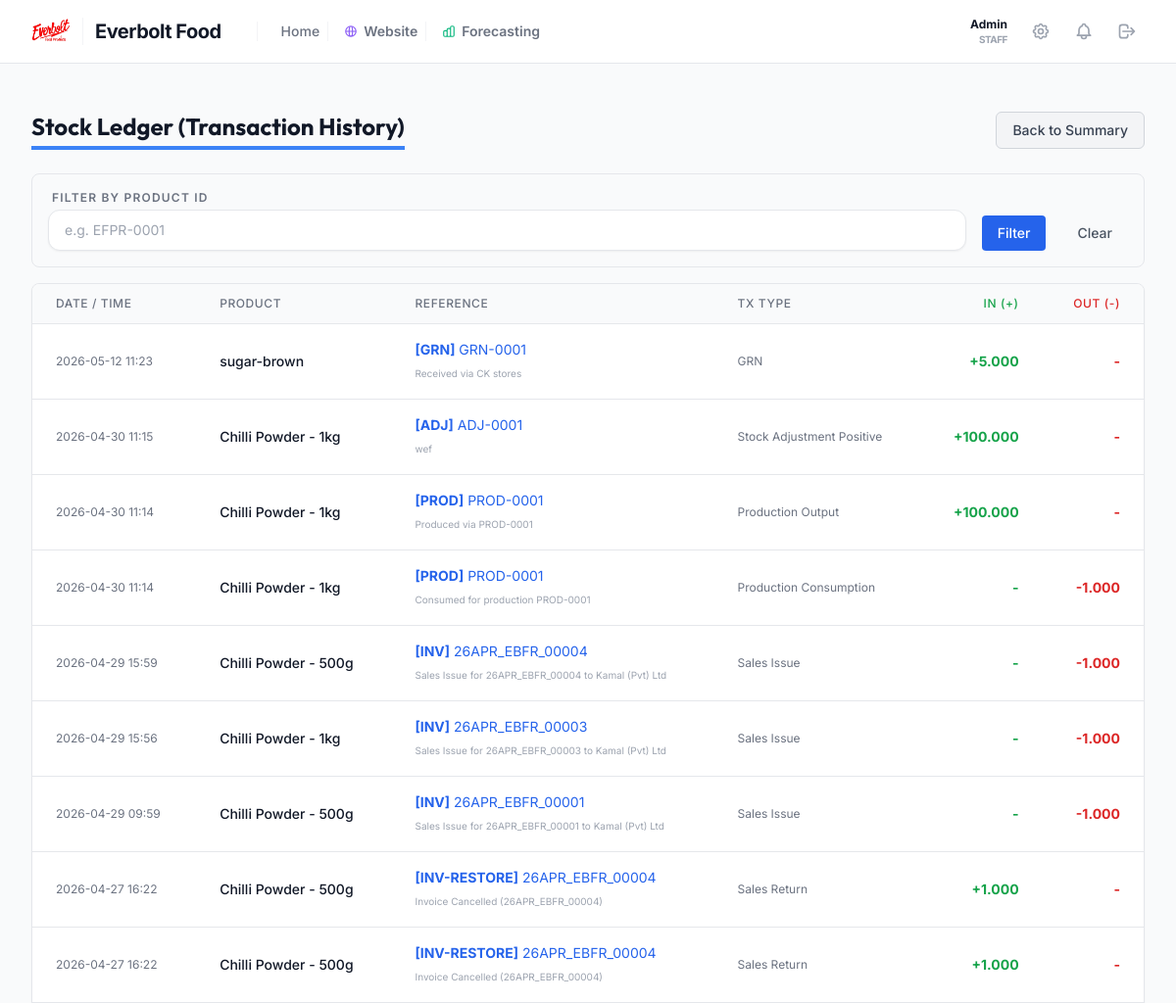
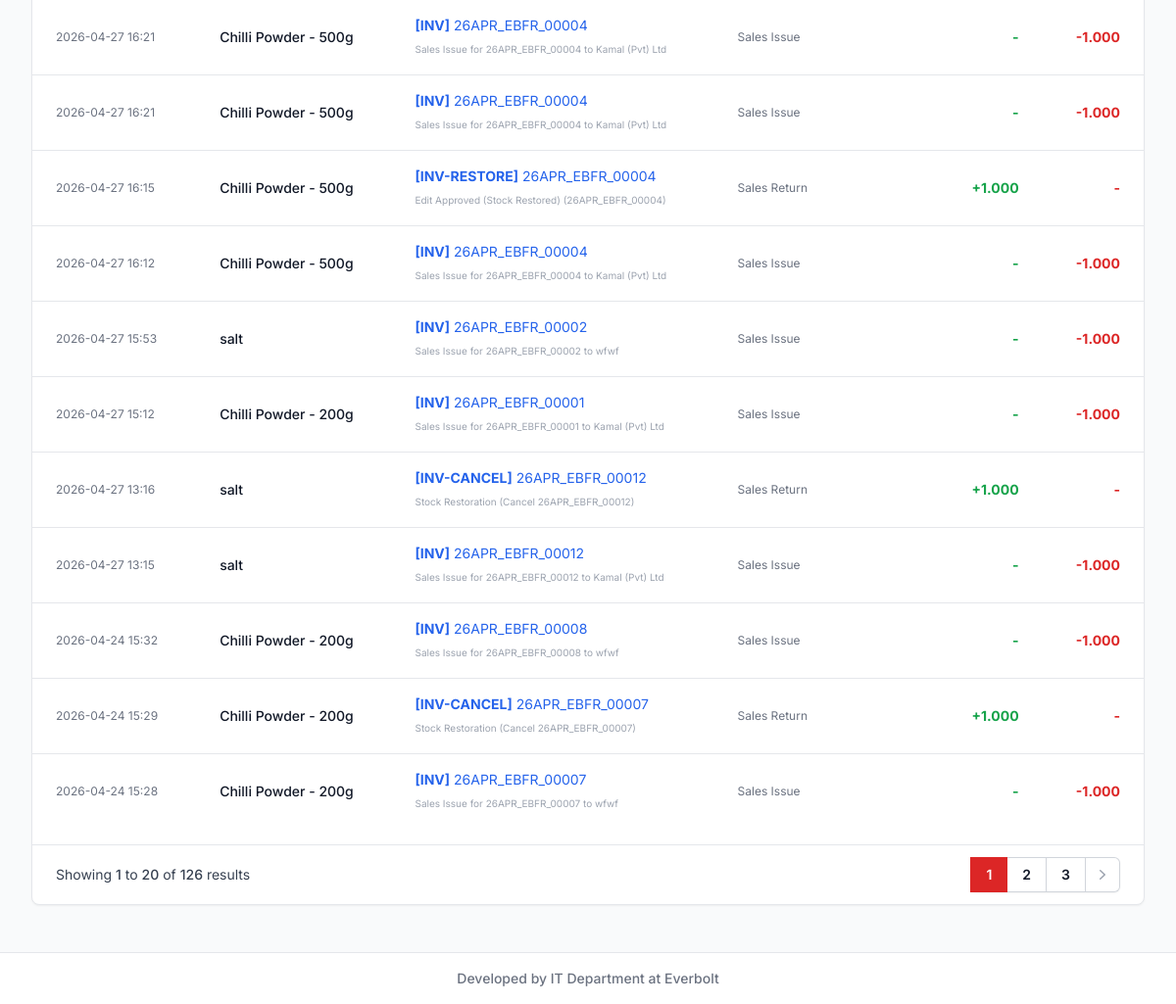
Page /inventory/stock-ledger/ (signed in) on the committed database (2 pictures, top to bottom).
### users/models.py (models this page shows, shortened)
class User(AbstractUser):
    role = models.ForeignKey(Role, on_delete=models.PROTECT, related_name="users")
    contact_number = models.CharField(max_length=20, blank=True, null=True)
    assigned_area = models.CharField(max_length=100, blank=True, null=True)
    is_delivery_officer = models.BooleanField(default=False, verbose_name="Is a Delivery Officer?", help_text="User can be assigned to deliver orders.")
    monthly_target = models.DecimalField(max_digits=12, decimal_places=2, default=0.00, help_text="Monthly sales target (Ex-VAT) for this officer.")
    can_set_targets = models.BooleanField(default=False, verbose_name="Can Set Sales Targets?", help_text="Allow this user to access the Analytics Target Management page.")
    can_view_all_sales_performance = models.BooleanField(default=False, verbose_name="Can View All Sales Performance?", help_text="Allow this user to view other sales officers' performance in the analytics dashboard.")
    receive_email_alerts = models.BooleanField(default=True, verbose_name="Receive Email Alerts", help_text="Receive email notifications for approvals and alerts.")
    def is_admin(self):
        if self.role:
            return self.is_superuser or (self.role.name == 'Administrator' and self.role.is_system)
        return self.is_superuser
    @property
    def unread_notifications(self):
        return getattr(self, 'notifications', None) and self.notifications.filter(is_read=False).order_by('-created_at') or []
    @property
    def recent_notifications(self):
        return getattr(self, 'notifications', None) and self.notifications.order_by('-created_at')[:20] or []
    def has_perm(self, perm, obj=None):
        if self.is_admin():
            return True
        return super().has_perm(perm, obj)

### inventory/models.py (models this page shows, shortened)
class StockLedger(models.Model):
    class TransactionTypes(models.TextChoices):
        OPENING = 'OPENING', 'Opening Stock'
        GRN = 'GRN', 'GRN'
        PROD_CONS = 'PROD_CONS', 'Production Consumption'
        PROD_OUT = 'PROD_OUT', 'Production Output'
        SALES_ISS = 'SALES_ISS', 'Sales Issue'
        SALES_RET = 'SALES_RET', 'Sales Return'
        PURC_RET = 'PURC_RET', 'Purchase Return'
        ADJ_POS = 'ADJ_POS', 'Stock Adjustment Positive'
        ADJ_NEG = 'ADJ_NEG', 'Stock Adjustment Negative'
    product = models.ForeignKey(Product, on_delete=models.CASCADE, related_name='ledger_entries')
    date = models.DateTimeField(auto_now_add=True)
    tx_type = models.CharField(max_length=20, choices=TransactionTypes.choices)
    qty_in = models.DecimalField(max_digits=12, decimal_places=3, default=0.000)
    qty_out = models.DecimalField(max_digits=12, decimal_places=3, default=0.000)
    reference_type = models.CharField(max_length=50) # e.g. 'GRN', 'PROD', 'INV', 'SYS'
    reference_id = models.IntegerField(null=True, blank=True)
    reference_number = models.CharField(max_length=100)
    remarks = models.CharField(max_length=255, blank=True, null=True)
    user = models.ForeignKey(settings.AUTH_USER_MODEL, on_delete=models.SET_NULL, null=True, blank=True)

class Product(models.Model):
    class BrandChoices(models.TextChoices):
        EVERBOLT = 'Everbolt', 'Everbolt'
        EVERLEAF = 'Everleaf', 'Everleaf'
    class CategoryChoices(models.TextChoices):
        CONFECTIONERY = 'Confectionery', 'Confectionery'
        DRIED_FRUITS = 'Dried Fruits', 'Dried Fruits'
        DRIED_VEGETABLES = 'Dried Vegetables', 'Dried Vegetables'
        SPICES = 'Spices', 'Spices'
        TEA = 'Tea', 'Tea'
        KITHUL = 'Kithul', 'Kithul'
    class TeaTypeChoices(models.TextChoices):
        HERBAL_TEA = 'Herbal Tea', 'Herbal Tea'
        ARTISAN_TEA = 'Artisan Tea', 'Artisan Tea'
        FLAVORED_TEA = 'Flavored Tea', 'Flavored Tea'
        BLACK_TEA = 'Black Tea', 'Black Tea'
        GREEN_TEA = 'Green Tea', 'Green Tea'
        CATERING_TEA = 'Catering Tea', 'Catering Tea'
    class UnitTypes(models.TextChoices):
        PCS = 'pcs', 'pcs'
        BOX = 'box', 'box'
        PACK = 'pack', 'pack'
        KG = 'Kg', 'Kg'
        G = 'g', 'g'
        ML = 'ml', 'ml'
        L = 'l', 'l'
    class ProductTypes(models.TextChoices):
        DIRECT_PACKING = 'Direct Packing', 'Direct Packing'
        BLENDED_TEA = 'Blended Tea Products', 'Blended Tea Products'
        CONFECTIONERY_PACKING = 'Confectionery Packing', 'Confectionery Packing'
        REPACKING = 'Repacking', 'Repacking'
        TRADING = 'Trading Products', 'Trading Products'
    class InventoryClasses(models.TextChoices):
        RAW = 'RAW', 'Raw Material'
        PACKAGING = 'PACKAGING', 'Packaging Material'
        FINISHED = 'FINISHED', 'Finished Good'
        SEMI_FINISHED = 'SEMI_FINISHED', 'Semi-Finished Good'
        CONSUMABLE = 'CONSUMABLE', 'Consumable'
    product_id = models.CharField(max_length=50, unique=True, blank=True)
    name = models.CharField(max_length=200)
    brand = models.CharField(max_length=50, default=BrandChoices.EVERBOLT)
    category = models.CharField(max_length=50, default=CategoryChoices.CONFECTIONERY)
    tea_type = models.CharField(max_length=50, choices=TeaTypeChoices.choices, blank=True, null=True)
    packet_size = models.CharField(max_length=100, blank=True, null=True)
    stock_unit = models.CharField(max_length=20, choices=UnitTypes.choices, default=UnitTypes.PCS)
    selling_unit = models.CharField(max_length=20, choices=UnitTypes.choices, default=UnitTypes.PCS)
    inventory_class = models.CharField(max_length=50, choices=InventoryClasses.choices, default=InventoryClasses.FINISHED)
    product_type = models.CharField(max_length=50, default=ProductTypes.DIRECT_PACKING, verbose_name="Production Type")
    track_stock = models.BooleanField(default=True)
    allow_negative_stock = models.BooleanField(default=False)
    reorder_level = models.DecimalField(max_digits=12, decimal_places=3, default=0.000)
    reorder_notified = models.BooleanField(default=False, help_text="True if a low-stock notification has already been sent")
    minimum_stock = models.DecimalField(max_digits=12, decimal_places=3, default=0.000)
    selling_price = models.DecimalField(max_digits=12, decimal_places=5)
    price_tier_100 = models.DecimalField(max_digits=12, decimal_places=5, null=True, blank=True, help_text="Price for <= 100 pcs")
    price_tier_250 = models.DecimalField(max_digits=12, decimal_places=5, null=True, blank=True, help_text="Price for <= 250 pcs")
    price_tier_500 = models.DecimalField(max_digits=12, decimal_places=5, null=True, blank=True, help_text="Price for >= 500 pcs")
    custom_load_price = models.DecimalField(max_digits=12, decimal_places=5, null=True, blank=True)
    tax_rate = models.DecimalField(max_digits=5, decimal_places=2, default=18.00) # Fixed 18% generic tax
    status = models.BooleanField(default=True, help_text="True if active")
    current_stock = models.DecimalField(max_digits=12, decimal_places=3, default=0.000, help_text="Cached balance from StockLedger")

### inventory/views.py (the view)
# urls.py: path('stock-ledger/', views.StockLedgerView.as_view(), name='stock_ledger'),
class StockLedgerView(LoginRequiredMixin, ERPPermissionRequiredMixin, ListView):
    model = StockLedger
    template_name = 'inventory/stock_ledger.html'
    context_object_name = 'entries'
    paginate_by = 20
    ordering = ['-date']
    permission_required = 'inventory.view_product'
    def get_queryset(self):
        qs = super().get_queryset()
        query = self.request.GET.get('product')
        if query:
            qs = qs.filter(
                Q(product__product_id__icontains=query) |
                Q(product__name__icontains=query)
            )
        return qs

### inventory/templates/inventory/stock_ledger.html (shortened to what this page needs)
{% extends 'layouts/base.html' %}
{% block content %}
<div class="px-4 py-6 sm:px-0">
    <div class="flex justify-between items-center mb-6">
        <h1 class="text-2xl font-bold text-gray-900 border-b-4 border-blue-500 inline-block pb-1">Stock Ledger (Transaction History)</h1>
        <div class="flex space-x-2">
             <a href="{% url 'stock_summary' %}" class="bg-gray-100 hover:bg-gray-200 border border-gray-300 rounded-md px-4 py-2 text-gray-700 text-sm font-medium">Back to Summary</a>
        </div>
    </div>
    <div class="bg-gray-50 p-4 rounded-lg mb-4 border border-gray-200">
        <form method="get" class="flex gap-4 items-end">
            <div class="flex-grow">
                <label class="block text-xs font-semibold text-gray-500 uppercase mb-1">Filter by Product ID</label>
                <input type="text" name="product" value="{{ request.GET.product }}" placeholder="e.g. EFPR-0001" class="w-full px-3 py-2 border border-gray-300 rounded focus:ring-blue-500 focus:border-blue-500 sm:text-sm">
            </div>
            <button type="submit" class="bg-blue-600 hover:bg-blue-700 text-white px-4 py-2 rounded text-sm font-medium">Filter</button>
            <a href="{% url 'stock_ledger' %}" class="px-4 py-2 text-sm font-medium text-gray-600 hover:text-gray-900">Clear</a>
        </form>
    </div>
    <div class="bg-white shadow-sm rounded-lg border border-gray-200 overflow-hidden">
        <div class="overflow-x-auto">
            <table class="min-w-full divide-y divide-gray-200">
                <thead class="bg-gray-50">
                    <tr>
                        <th scope="col" class="px-6 py-3 text-left text-xs font-medium text-gray-500 uppercase tracking-wider">Date / Time</th>
                        <th scope="col" class="px-6 py-3 text-left text-xs font-medium text-gray-500 uppercase tracking-wider">Product</th>
                        <th scope="col" class="px-6 py-3 text-left text-xs font-medium text-gray-500 uppercase tracking-wider">Reference</th>
                        <th scope="col" class="px-6 py-3 text-left text-xs font-medium text-gray-500 uppercase tracking-wider">Tx Type</th>
                        <th scope="col" class="px-6 py-3 text-right text-xs font-medium text-gray-500 uppercase tracking-wider text-green-600">IN (+)</th>
                        <th scope="col" class="px-6 py-3 text-right text-xs font-medium text-gray-500 uppercase tracking-wider text-red-600">OUT (-)</th>
                    </tr>
                </thead>
                <tbody class="bg-white divide-y divide-gray-200">
                    {% for entry in entries %}
                    <tr class="hover:bg-gray-50 transition-colors">
                        <td class="px-6 py-4 whitespace-nowrap text-xs text-gray-500">{{ entry.date|date:"Y-m-d H:i" }}</td>
                        <td class="px-6 py-4 whitespace-nowrap text-sm font-medium text-gray-900">{{ entry.product.name }}</td>
                        <td class="px-6 py-4 whitespace-nowrap text-sm text-blue-600">
                            <span class="font-bold">[{{ entry.reference_type }}]</span> {{ entry.reference_number }}
                            {% if entry.remarks %}<div class="text-[10px] text-gray-400 mt-1">{{ entry.remarks }}</div>{% endif %}
                        </td>
                        <td class="px-6 py-4 whitespace-nowrap text-xs text-gray-500">{{ entry.get_tx_type_display }}</td>
                        <td class="px-6 py-4 whitespace-nowrap text-sm text-green-600 text-right font-bold">{% if entry.qty_in > 0 %}+{{ entry.qty_in }}{% else %}-{% endif %}</td>
                        <td class="px-6 py-4 whitespace-nowrap text-sm text-red-600 text-right font-bold">{% if entry.qty_out > 0 %}-{{ entry.qty_out }}{% else %}-{% endif %}</td>
                    </tr>
                    {% empty %}
                    <tr>
                        <td colspan="6" class="px-6 py-10 text-center text-gray-500">No ledger entries found.</td>
                    </tr>
                    {% endfor %}
                </tbody>
            </table>
        </div>
        {% include 'partials/pagination.html' %}
    </div>
</div>
{% endblock %}

### sales/templates/layouts/base.html (shortened to what this page needs)
{% load static %}
<!DOCTYPE html>
<html lang="en">
<head>
    <script src="https://cdn.tailwindcss.com"></script>
</head>
<body class="bg-gray-50 text-gray-900 min-h-screen flex flex-col">
    <nav class="bg-white border-b border-gray-200 sticky top-0 z-40" x-data="{ drawerOpen: false }">
        <div class="max-w-7xl mx-auto px-4 sm:px-6 lg:px-8">
            <div class="flex items-center justify-between h-14 sm:h-16">
                <div class="flex items-center gap-3">
                    <a href="{% url 'main_dashboard' %}" class="flex items-center group transition-all">
                        <img src="{% static 'sales/img/logo.png' %}" alt="Everbolt Logo" class="h-8 sm:h-10 w-auto object-contain">
                        <span class="ml-2 sm:ml-3 font-bold text-base sm:text-xl tracking-tight text-gray-900 group-hover:text-red-600 transition-colors border-l border-gray-100 pl-2 sm:pl-3">Everbolt Food</span>
                    </a>
                    <div class="hidden md:flex items-center ml-6 border-l border-gray-100 pl-6">
                        <nav aria-label="Breadcrumb">
                            <ol class="flex items-center space-x-2 text-sm font-medium text-gray-500">
                                <li><a href="{% url 'main_dashboard' %}" class="hover:text-red-600 transition-colors">Home</a></li>
                                <li class="flex items-center space-x-2 border-l border-gray-100 pl-4 ml-2">
                                    <a href="{% url 'website_dashboard' %}" class="flex items-center gap-1.5 hover:text-violet-600 transition-colors font-semibold">
                                        Website
                                    </a>
                                </li>
                                <li class="flex items-center space-x-2 border-l border-gray-100 pl-4 ml-2">
                                    <a href="{% url 'forecasting' %}" class="flex items-center gap-1.5 hover:text-emerald-600 transition-colors font-semibold">
                                        Forecasting
                                    </a>
                                </li>
                            </ol>
                        </nav>
                    </div>
                </div>
                <div class="flex items-center gap-1 sm:gap-2">
                    <div class="hidden sm:flex flex-col items-end mr-2">
                        <a href="{% url 'user_profile' %}" class="text-gray-900 font-bold text-xs hover:text-red-600 transition-colors">{{ request.user.get_full_name|default:request.user.username }}</a>
                        <span class="text-gray-400 text-[10px] font-bold uppercase tracking-tighter">{{ request.user.get_role_display|default:"Staff" }}</span>
                    </div>
                    {% if request.user.is_authenticated %}
                        {% if request.user.is_admin %}
                        <a href="{% url 'company_settings' %}" class="hidden sm:flex p-2 text-gray-400 hover:text-gray-600 transition-colors rounded-lg hover:bg-gray-100" title="Company Settings">
                        </a>
                        {% endif %}
                        <div class="hidden sm:block relative" x-data="{ open: false }">
                            <button @click="open = !open" class="relative p-2 text-gray-400 hover:text-gray-600 transition-colors rounded-lg hover:bg-gray-100">
                            </button>
                        </div>
                        <form method="post" action="{% url 'logout' %}">
                            <button type="submit" class="p-2 text-gray-400 hover:text-red-600 rounded-lg hover:bg-red-50 transition-all" title="Logout">
                                <svg class="w-5 h-5" fill="none" stroke="currentColor" viewBox="0 0 24 24"><path stroke-linecap="round" stroke-linejoin="round" stroke-width="2" d="M17 16l4-4m0 0l-4-4m4 4H7m6 4v1a3 3 0 01-3 3H6a3 3 0 01-3-3V7a3 3 0 013-3h4a3 3 0 013 3v1" /></svg>
                            </button>
                        </form>
                    {% endif %}
                </div>
            </div>
        </div>
    </nav>
    <main class="max-w-7xl mx-auto py-4 sm:py-6 px-4 sm:px-6 lg:px-8 flex-grow w-full pb-24 md:pb-6">
        {% block content %}
        {% endblock %}
    </main>
    <footer class="hidden sm:block bg-white border-t border-gray-200 mt-auto">
        <div class="max-w-7xl mx-auto py-4 px-4 sm:px-6 lg:px-8">
            <p class="text-center text-sm text-gray-500 font-medium">Developed by IT Department at Everbolt</p>
        </div>
    </footer>
</body>
</html>

### rows in the picture
User: user.get_full_name "Admin"
StockLedger: date "2026-05-12 11:23", product.name "sugar-brown", reference_type "GRN", reference_number "GRN-0001", remarks "Received via CK stores", tx_type "GRN", qty_in "5.000"
StockLedger: date "2026-04-30 11:15", product.name "Chilli Powder - 1kg", reference_type "ADJ", reference_number "ADJ-0001", remarks "wef", tx_type "Stock Adjustment Positive", qty_in "100.000"
StockLedger: date "2026-04-30 11:14", product.name "Chilli Powder - 1kg", reference_type "PROD", reference_number "PROD-0001", remarks "Produced via PROD-0001", tx_type "Production Output", qty_in "100.000"
StockLedger: date "2026-04-30 11:14", product.name "Chilli Powder - 1kg", reference_type "PROD", reference_number "PROD-0001", remarks "Consumed for production PROD-0001", tx_type "Production Consumption", qty_out "1.000"
StockLedger: date "2026-04-29 15:59", product.name "Chilli Powder - 500g", reference_type "INV", reference_number "26APR_EBFR_00004", remarks "Sales Issue for 26APR_EBFR_00004 to Kamal (Pvt) Ltd", tx_type "Sales Issue", qty_out "1.000"
StockLedger: date "2026-04-29 15:56", product.name "Chilli Powder - 1kg", reference_type "INV", reference_number "26APR_EBFR_00003", remarks "Sales Issue for 26APR_EBFR_00003 to Kamal (Pvt) Ltd", tx_type "Sales Issue", qty_out "1.000"
StockLedger: date "2026-04-29 09:59", product.name "Chilli Powder - 500g", reference_type "INV", reference_number "26APR_EBFR_00001", remarks "Sales Issue for 26APR_EBFR_00001 to Kamal (Pvt) Ltd", tx_type "Sales Issue", qty_out "1.000"
StockLedger: date "2026-04-27 16:22", product.name "Chilli Powder - 500g", reference_type "INV-RESTORE", reference_number "26APR_EBFR_00004", remarks "Invoice Cancelled (26APR_EBFR_00004)", tx_type "Sales Return", qty_in "1.000"
StockLedger: date "2026-04-27 16:22", product.name "Chilli Powder - 500g", reference_type "INV-RESTORE", reference_number "26APR_EBFR_00004", remarks "Invoice Cancelled (26APR_EBFR_00004)", tx_type "Sales Return", qty_in "1.000"
StockLedger: date "2026-04-27 16:21", product.name "Chilli Powder - 500g", reference_type "INV", reference_number "26APR_EBFR_00004", remarks "Sales Issue for 26APR_EBFR_00004 to Kamal (Pvt) Ltd", tx_type "Sales Issue", qty_out "1.000"
StockLedger: date "2026-04-27 16:21", product.name "Chilli Powder - 500g", reference_type "INV", reference_number "26APR_EBFR_00004", remarks "Sales Issue for 26APR_EBFR_00004 to Kamal (Pvt) Ltd", tx_type "Sales Issue", qty_out "1.000"
StockLedger: date "2026-04-27 16:15", product.name "Chilli Powder - 500g", reference_type "INV-RESTORE", reference_number "26APR_EBFR_00004", remarks "Edit Approved (Stock Restored) (26APR_EBFR_00004)", tx_type "Sales Return", qty_in "1.000"
StockLedger: date "2026-04-27 16:12", product.name "Chilli Powder - 500g", reference_type "INV", reference_number "26APR_EBFR_00004", remarks "Sales Issue for 26APR_EBFR_00004 to Kamal (Pvt) Ltd", tx_type "Sales Issue", qty_out "1.000"
StockLedger: date "2026-04-27 15:53", product.name "salt", reference_type "INV", reference_number "26APR_EBFR_00002", remarks "Sales Issue for 26APR_EBFR_00002 to wfwf", tx_type "Sales Issue", qty_out "1.000"
StockLedger: date "2026-04-27 15:12", product.name "Chilli Powder - 200g", reference_type "INV", reference_number "26APR_EBFR_00001", remarks "Sales Issue for 26APR_EBFR_00001 to Kamal (Pvt) Ltd", tx_type "Sales Issue", qty_out "1.000"
StockLedger: date "2026-04-27 13:16", product.name "salt", reference_type "INV-CANCEL", reference_number "26APR_EBFR_00012", remarks "Stock Restoration (Cancel 26APR_EBFR_00012)", tx_type "Sales Return", qty_in "1.000"
StockLedger: date "2026-04-27 13:15", product.name "salt", reference_type "INV", reference_number "26APR_EBFR_00012", remarks "Sales Issue for 26APR_EBFR_00012 to Kamal (Pvt) Ltd", tx_type "Sales Issue", qty_out "1.000"
StockLedger: date "2026-04-24 15:32", product.name "Chilli Powder - 200g", reference_type "INV", reference_number "26APR_EBFR_00008", remarks "Sales Issue for 26APR_EBFR_00008 to wfwf", tx_type "Sales Issue", qty_out "1.000"
StockLedger: date "2026-04-24 15:29", product.name "Chilli Powder - 200g", reference_type "INV-CANCEL", reference_number "26APR_EBFR_00007", remarks "Stock Restoration (Cancel 26APR_EBFR_00007)", tx_type "Sales Return", qty_in "1.000"
StockLedger: date "2026-04-24 15:28", product.name "Chilli Powder - 200g", reference_type "INV", reference_number "26APR_EBFR_00007", remarks "Sales Issue for 26APR_EBFR_00007 to wfwf", tx_type "Sales Issue", qty_out "1.000"

### other values in the picture
{{ request.user.get_role_display|default:"Staff" }} "STAFF"
{{ page_obj.start_index }} "1"
{{ page_obj.end_index }} "20"
{{ paginator.count }} "126"
{{ i }} "1"
{{ i }} "2" "3"
